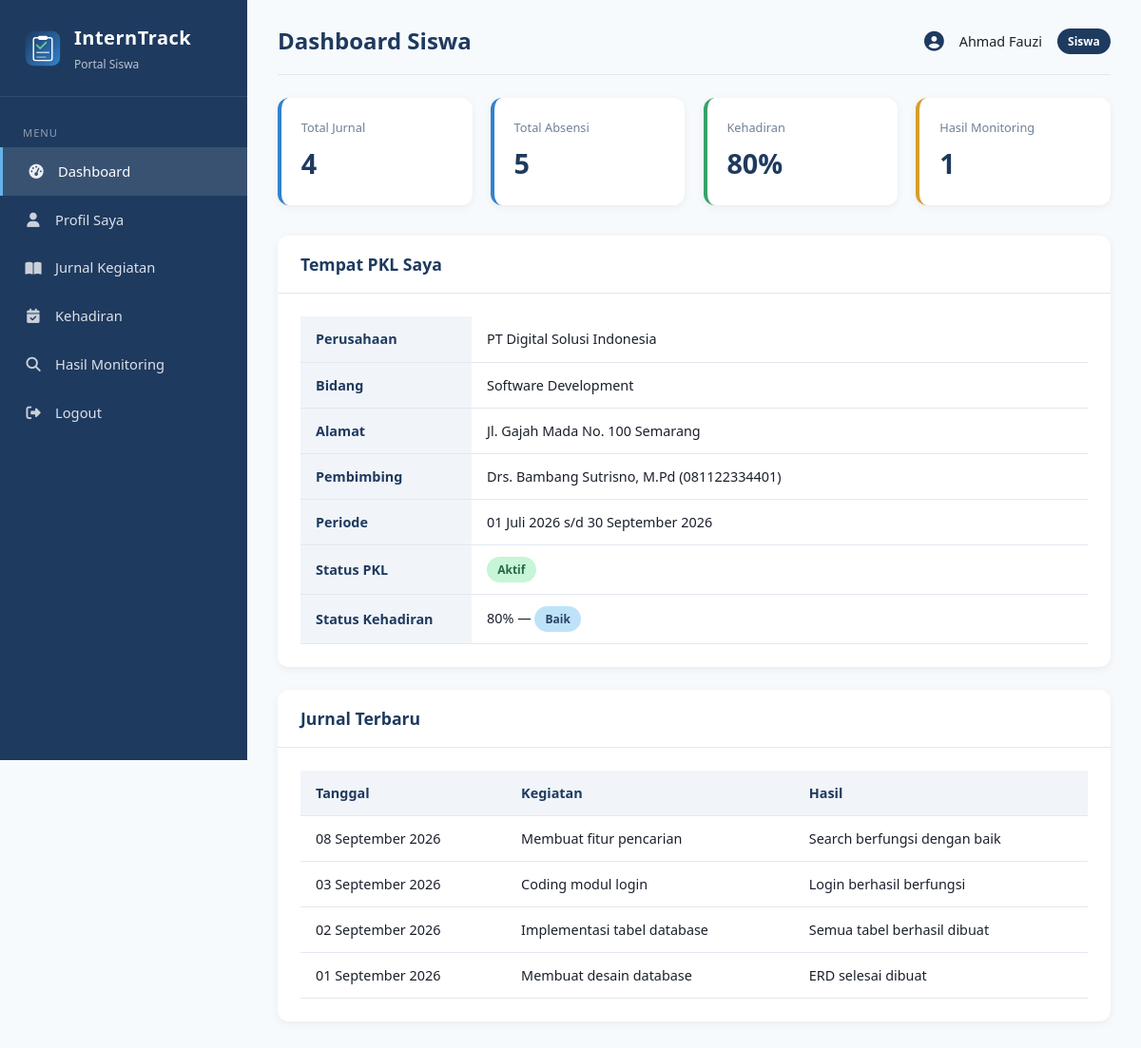
The app's page /siswa/dashboard.php (signed in) with its own data.
### tables this page shows
CREATE TABLE penempatan (
    id INT AUTO_INCREMENT PRIMARY KEY,
    siswa_id INT NOT NULL,
    perusahaan_id INT NOT NULL,
    pembimbing_id INT NOT NULL,
    tanggal_mulai DATE NOT NULL,
    tanggal_selesai DATE NOT NULL,
    status ENUM('Belum Mulai','Aktif','Selesai') NOT NULL DEFAULT 'Belum Mulai',
    created_at TIMESTAMP DEFAULT CURRENT_TIMESTAMP,
    FOREIGN KEY (siswa_id) REFERENCES siswa(id) ON DELETE CASCADE,
    FOREIGN KEY (perusahaan_id) REFERENCES perusahaan(id) ON DELETE CASCADE,
    FOREIGN KEY (pembimbing_id) REFERENCES pembimbing(id) ON DELETE CASCADE
);

CREATE TABLE perusahaan (
    id INT AUTO_INCREMENT PRIMARY KEY,
    nama_perusahaan VARCHAR(150) NOT NULL,
    alamat TEXT NOT NULL,
    bidang VARCHAR(100) NOT NULL,
    kontak VARCHAR(50),
    email VARCHAR(100),
    created_at TIMESTAMP DEFAULT CURRENT_TIMESTAMP
);

CREATE TABLE pembimbing (
    id INT AUTO_INCREMENT PRIMARY KEY,
    user_id INT NULL,
    nip VARCHAR(30) UNIQUE,
    nama VARCHAR(100) NOT NULL,
    no_hp VARCHAR(15),
    email VARCHAR(100),
    created_at TIMESTAMP DEFAULT CURRENT_TIMESTAMP,
    FOREIGN KEY (user_id) REFERENCES users(id) ON DELETE SET NULL
);

CREATE TABLE jurnal (
    id INT AUTO_INCREMENT PRIMARY KEY,
    siswa_id INT NOT NULL,
    tanggal DATE NOT NULL,
    kegiatan TEXT NOT NULL,
    hasil TEXT,
    kendala TEXT,
    created_at TIMESTAMP DEFAULT CURRENT_TIMESTAMP,
    FOREIGN KEY (siswa_id) REFERENCES siswa(id) ON DELETE CASCADE
);

### includes/functions.php (called while the page is built, shortened)
<?php
function hitungPersentaseKehadiran($siswa_id, $conn) {
    $sql = "SELECT
                COUNT(*) as total,
                SUM(CASE WHEN status = 'Hadir' THEN 1 ELSE 0 END) as hadir
            FROM absensi WHERE siswa_id = ?";
    $stmt = $conn->prepare($sql);
    $stmt->bind_param("i", $siswa_id);
    $stmt->execute();
    $result = $stmt->get_result()->fetch_assoc();
    return round(($result['hadir'] / $result['total']) * 100, 1);
}
function statusKehadiran($persentase) {
    if ($persentase >= 75) return 'Baik';
    return 'Perlu Pembinaan';
}
function e($str) {
    return htmlspecialchars($str ?? '', ENT_QUOTES, 'UTF-8');
}
function formatTanggal($tanggal) {
    $bulan = [
        1 => 'Januari', 'Februari', 'Maret', 'April', 'Mei', 'Juni',
        'Juli', 'Agustus', 'September', 'Oktober', 'November', 'Desember'
    ];
    $t = strtotime($tanggal);
    return date('d', $t) . ' ' . $bulan[(int)date('n', $t)] . ' ' . date('Y', $t);
}
?>

### siswa/dashboard.php (the view, shortened to what this page needs)
<?php
require_once __DIR__ . '/../includes/header_siswa.php';
$siswa_id = $_SESSION['siswa_id'] ?? 0;
$penempatan = $conn->query("
    SELECT p.*, pr.nama_perusahaan, pr.alamat as alamat_perusahaan, pr.bidang,
           pb.nama as nama_pembimbing, pb.no_hp as hp_pembimbing
    FROM penempatan p
    JOIN perusahaan pr ON p.perusahaan_id = pr.id
    JOIN pembimbing pb ON p.pembimbing_id = pb.id
    WHERE p.siswa_id = $siswa_id
    LIMIT 1
")->fetch_assoc();
$pct = hitungPersentaseKehadiran($siswa_id, $conn);
$status_kh = statusKehadiran($pct);
$total_jurnal = $conn->query("SELECT COUNT(*) as jml FROM jurnal WHERE siswa_id=$siswa_id")->fetch_assoc()['jml'];
$total_absensi = $conn->query("SELECT COUNT(*) as jml FROM absensi WHERE siswa_id=$siswa_id")->fetch_assoc()['jml'];
$total_monitoring = $conn->query("SELECT COUNT(*) as jml FROM monitoring WHERE siswa_id=$siswa_id")->fetch_assoc()['jml'];
?>
<div class="stats-grid">
    <div class="stat-card">
        <div class="label">Total Jurnal</div>
        <div class="value"><?= $total_jurnal ?></div>
    </div>
    <div class="stat-card blue">
        <div class="label">Total Absensi</div>
        <div class="value"><?= $total_absensi ?></div>
    </div>
    <div class="stat-card green">
        <div class="label">Kehadiran</div>
        <div class="value"><?= $pct ?>%</div>
    </div>
    <div class="stat-card orange">
        <div class="label">Hasil Monitoring</div>
        <div class="value"><?= $total_monitoring ?></div>
    </div>
</div>
<?php if ($penempatan): ?>
<div class="card">
    <div class="card-header"><h3>Tempat PKL Saya</h3></div>
    <div class="card-body">
        <table>
            <tr><th width="180">Perusahaan</th><td><?= e($penempatan['nama_perusahaan']) ?></td></tr>
            <tr><th>Bidang</th><td><?= e($penempatan['bidang']) ?></td></tr>
            <tr><th>Alamat</th><td><?= e($penempatan['alamat_perusahaan']) ?></td></tr>
            <tr><th>Pembimbing</th><td><?= e($penempatan['nama_pembimbing']) ?> (<?= e($penempatan['hp_pembimbing']) ?>)</td></tr>
            <tr><th>Periode</th><td><?= formatTanggal($penempatan['tanggal_mulai']) ?> s/d <?= formatTanggal($penempatan['tanggal_selesai']) ?></td></tr>
            <tr><th>Status PKL</th>
                <td><span class="badge badge-<?= $penempatan['status']=='Aktif'?'aktif':($penempatan['status']=='Selesai'?'selesai':'belum') ?>"><?= e($penempatan['status']) ?></span></td>
            </tr>
            <tr><th>Status Kehadiran</th>
                <td><?= $pct ?>% — <span class="badge badge-<?= strtolower(str_replace(' ','',$status_kh)) ?>"><?= $status_kh ?></span></td>
            </tr>
        </table>
    </div>
</div>
<?php else: ?>
<div class="alert alert-warning">Anda belum ditempatkan di perusahaan manapun. Hubungi admin/pembimbing.</div>
<?php endif; ?>
<div class="card">
    <div class="card-header"><h3>Jurnal Terbaru</h3></div>
    <div class="card-body table-responsive">
        <table>
            <thead>
                <tr><th>Tanggal</th><th>Kegiatan</th><th>Hasil</th></tr>
            </thead>
            <tbody>
            <?php
            $jurnal = $conn->query("SELECT * FROM jurnal WHERE siswa_id=$siswa_id ORDER BY tanggal DESC LIMIT 5");
            while ($j = $jurnal->fetch_assoc()):
            ?>
                <tr>
                    <td><?= formatTanggal($j['tanggal']) ?></td>
                    <td><?= e($j['kegiatan']) ?></td>
                    <td><?= e($j['hasil']) ?></td>
                </tr>
            <?php endwhile; ?>
            </tbody>
        </table>
    </div>
</div>
<?php require_once __DIR__ . '/../includes/footer.php'; ?>

### assets/css/style.css (style rules this page uses)
:root { --primary: #1e3a5f; --primary-light: #2c5282; --accent: #3182ce; --success: #38a169; --warning: #d69e2e; --danger: #e53e3e; --info: #3182ce; --bg: #f7fafc; --card: #ffffff; --text: #1a202c; --text-muted: #718096; --border: #e2e8f0; --sidebar-width: 260px; }
* { margin: 0; padding: 0; box-sizing: border-box; }
body { font-family: 'Segoe UI', Tahoma, Geneva, Verdana, sans-serif; background: var(--bg); color: var(--text); line-height: 1.6; }
.stats-grid { display: grid; grid-template-columns: repeat(auto-fit, minmax(180px, 1fr)); gap: 1.2rem; margin-bottom: 2rem; }
.stat-card { background: var(--card); border-radius: 12px; padding: 1.3rem; box-shadow: 0 2px 8px rgba(0,0,0,0.06); border-left: 4px solid var(--accent); }
.stat-card.green { border-left-color: var(--success); }
.stat-card.orange { border-left-color: var(--warning); }
.stat-card.blue { border-left-color: var(--info); }
.stat-card .label { font-size: 0.8rem; color: var(--text-muted); margin-bottom: 0.3rem; }
.stat-card .value { font-size: 1.8rem; font-weight: 700; color: var(--primary); }
.card { background: var(--card); border-radius: 12px; box-shadow: 0 2px 8px rgba(0,0,0,0.06); margin-bottom: 1.5rem; }
.card-header { padding: 1rem 1.5rem; border-bottom: 1px solid var(--border); display: flex; justify-content: space-between; align-items: center; }
.card-header h3 { font-size: 1.1rem; color: var(--primary); }
.card-body { padding: 1.5rem; }
.table-responsive { overflow-x: auto; }
table { width: 100%; border-collapse: collapse; }
table th, table td { padding: 0.75rem 1rem; text-align: left; border-bottom: 1px solid var(--border); font-size: 0.9rem; }
table th { background: #f1f5f9; font-weight: 600; color: var(--primary); white-space: nowrap; }
.badge { display: inline-block; padding: 0.25rem 0.7rem; border-radius: 20px; font-size: 0.75rem; font-weight: 600; }
.badge-aktif { background: #c6f6d5; color: #276749; }
.badge-baik { background: #bee3f8; color: #2a4365; }

### records on screen
penempatan: perusahaan.nama_perusahaan "PT Digital Solusi Indonesia", perusahaan.bidang "Software Development", perusahaan.alamat "Jl. Gajah Mada No. 100 Semarang", pembimbing.nama "Drs. Bambang Sutrisno, M.Pd", pembimbing.no_hp "081122334401", tanggal_mulai "01 Juli 2026", tanggal_selesai "30 September 2026", status "Aktif"
jurnal: tanggal "08 September 2026", kegiatan "Membuat fitur pencarian", hasil "Search berfungsi dengan baik"
jurnal: tanggal "03 September 2026", kegiatan "Coding modul login", hasil "Login berhasil berfungsi"
jurnal: tanggal "02 September 2026", kegiatan "Implementasi tabel database", hasil "Semua tabel berhasil dibuat"
jurnal: tanggal "01 September 2026", kegiatan "Membuat desain database", hasil "ERD selesai dibuat"

### other values on screen
$page_title "Dashboard Siswa"
$_SESSION['nama'] "Ahmad Fauzi"
$total_jurnal "4"
$total_absensi "5"
$pct "80"
$total_monitoring "1"
$status_kh "Baik"
